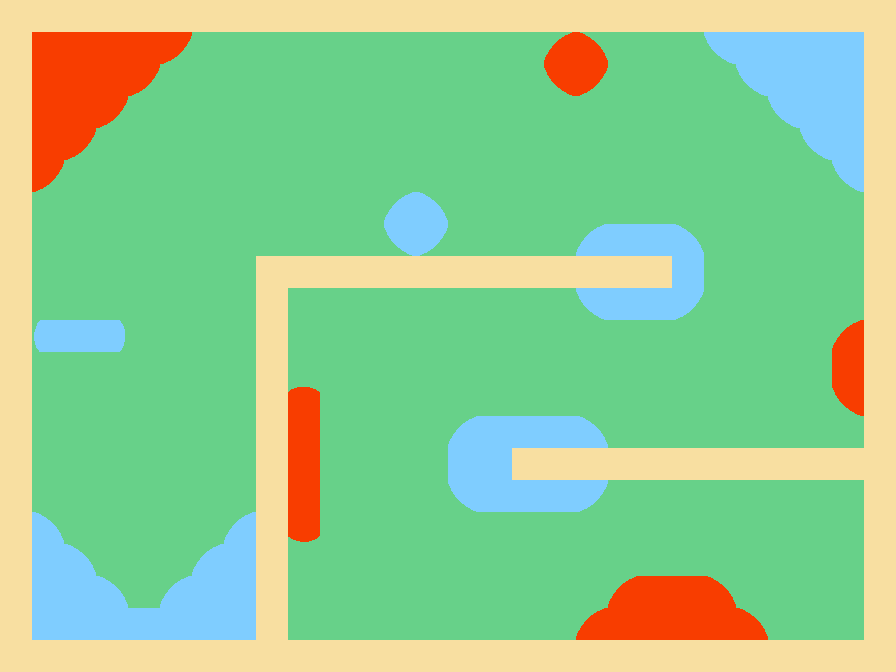

Rendered tile map (Tiled .tmx) drawn with the repository's tilesets; below, a short description and the map source with its tile grids summarised:
An orthogonal 28x21 tile map with 32x32 px tiles, 4 tile layers (Grass, Border, Water, Lava) and 4 objects.

<map version="1.2" tiledversion="1.3.4" orientation="orthogonal" renderorder="right-down" width="28" height="21" tilewidth="32" tileheight="32" infinite="0" nextlayerid="9" nextobjectid="9">
 <editorsettings>
  <export target="level8.json" format="json" />
 </editorsettings>
 <tileset firstgid="1" name="Golf Tiles" tilewidth="32" tileheight="32" tilecount="40" columns="4">
  <image source="tileset.png" width="128" height="320" />
 </tileset>
 <layer id="2" name="Grass" width="28" height="21">
  <data>[588 cells, 540 non-empty, 1 distinct tile ids]</data>
 </layer>
 <layer id="1" name="Border" width="28" height="21">
  <data>[588 cells, 129 non-empty, 1 distinct tile ids]</data>
 </layer>
 <layer id="7" name="Water" width="28" height="21">
  <data>[588 cells, 62 non-empty, 7 distinct tile ids]</data>
 </layer>
 <layer id="8" name="Lava" width="28" height="21">
  <data>[588 cells, 37 non-empty, 7 distinct tile ids]</data>
 </layer>
 <objectgroup id="3" name="Ball">
  <object id="4" gid="30" x="160" y="512" width="32" height="32" />
 </objectgroup>
 <objectgroup id="4" name="Hole">
  <object id="6" gid="31" x="800" y="576" width="32" height="32" />
 </objectgroup>
 <objectgroup id="5" name="Moving1">
  <object id="2" gid="33" x="192" y="288" width="32" height="32" />
 </objectgroup>
 <objectgroup id="6" name="Moving2">
  <object id="3" gid="33" x="320" y="128" width="32" height="32" />
 </objectgroup>
</map>
